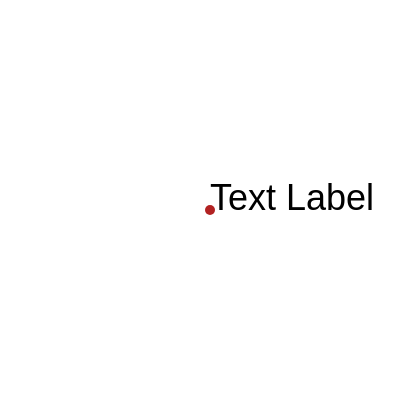

Vega-Lite specification for this chart:
### Vega specification from a JSON file in a GitHub repository (floating-point values rounded to 4 significant figures)
{"$schema": "https://vega.github.io/schema/vega/v5.json", "width": 200, "height": 200, "padding": 5, "signals": [{"name": "x", "value": 100, "bind": {"input": "range", "min": 0, "max": 200, "step": 1}}, {"name": "y", "value": 100, "bind": {"input": "range", "min": 0, "max": 200, "step": 1}}, {"name": "dx", "value": 0, "bind": {"input": "range", "min": -20, "max": 20, "step": 1}}, {"name": "angle", "value": 0, "bind": {"input": "range", "min": -180, "max": 180, "step": 1}}, {"name": "fontSize", "value": 18, "bind": {"input": "range", "min": 1, "max": 36, "step": 1}}, {"name": "limit", "value": 0, "bind": {"input": "range", "min": 0, "max": 150, "step": 1}}, {"name": "align", "value": "left", "bind": {"input": "select", "options": ["left", "center", "right"]}}, {"name": "baseline", "value": "alphabetic", "bind": {"input": "select", "options": ["alphabetic", "top", "middle", "bottom"]}}, {"name": "font", "value": "sans-serif", "bind": {"input": "select", "options": ["sans-serif", "serif", "monospace"]}}, {"name": "fontWeight", "value": "normal", "bind": {"input": "select", "options": ["normal", "bold"]}}, {"name": "fontStyle", "value": "normal", "bind": {"input": "select", "options": ["normal", "italic"]}}], "marks": [{"type": "symbol", "interactive": false, "encode": {"enter": {"fill": {"value": "firebrick"}, "size": {"value": 25}}, "update": {"x": {"signal": "x"}, "y": {"signal": "y"}}}}, {"type": "text", "encode": {"enter": {"fill": {"value": "#000"}, "text": {"value": "Text Label"}}, "update": {"opacity": {"value": 1}, "x": {"signal": "x"}, "y": {"signal": "y"}, "dx": {"signal": "dx"}, "angle": {"signal": "angle"}, "align": {"signal": "align"}, "baseline": {"signal": "baseline"}, "font": {"signal": "font"}, "fontSize": {"signal": "fontSize"}, "fontStyle": {"signal": "fontStyle"}, "fontWeight": {"signal": "fontWeight"}, "limit": {"signal": "limit"}}, "hover": {"opacity": {"value": 0.5}}}}]}
